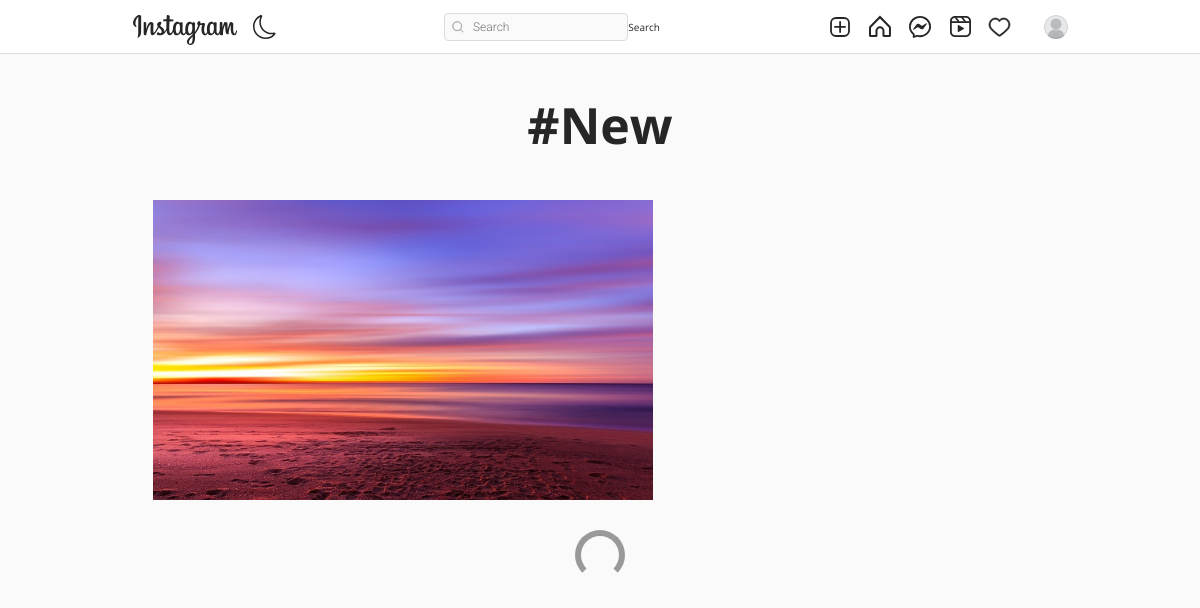
The page /tag/9b42cba7-a5a1-11ee-8eae-b88198bd462d (signed in) on the database its author committed.
### authy/models.py (models this page shows, shortened)
class Profile(models.Model):
    user = models.OneToOneField(User, related_name='profile', on_delete=models.CASCADE)
    image = models.ImageField(upload_to="profile_pciture", null=True, default="default.jpg")
    first_name = models.CharField(max_length=200, null=True, blank=True)
    last_name = models.CharField(max_length=200, null=True, blank=True)
    bio = models.CharField(max_length=200, null=True, blank=True)
    location = models.CharField(max_length=200, null=True, blank=True)
    url = models.URLField(max_length=200, null=True, blank=True)
    favourite = models.ManyToManyField(Post, blank=True)

### post/models.py (models this page shows, shortened)
class Tag(models.Model):
    title = models.CharField(max_length=75, verbose_name='Tag')
    slug = models.SlugField(null=False, unique=True, default=uuid.uuid1)
    class Meta:
        verbose_name = 'Tag'
        verbose_name_plural = 'Tags'

class Post(models.Model):
    id = models.UUIDField(primary_key=True, default=uuid.uuid4, editable=False)
    picture = models.ImageField(upload_to=user_directory_path, verbose_name="Picture")
    caption = models.CharField(max_length=10000, verbose_name="Caption")
    posted = models.DateField(auto_now_add=True)
    tags = models.ManyToManyField(Tag, related_name="tags")
    user = models.ForeignKey(User, on_delete=models.CASCADE)
    likes = models.IntegerField(default=0)
    def get_absolute_url(self):
        return reverse("post-details", args=[str(self.id)])

### post/views.py (the view)
# urls.py: path('tag/<slug:tag_slug>', Tags, name='tags'),
@login_required
def Tags(request, tag_slug):
    tag = get_object_or_404(Tag, slug=tag_slug)
    posts = Post.objects.filter(tags=tag).order_by('-posted')
    context = {
        'posts': posts,
        'tag': tag
    }
    return render(request, 'tag.html', context)

### templates/tag.html (shortened to what this page needs)
{% extends 'base.html' %}
{% load static %}
{% load crispy_forms_tags %}
{% block content %}
<!DOCTYPE html>
<html lang="en">
<head>
    <link rel="stylesheet" href="{% static 'assets3/css/reset.css' %}">
    <link rel="stylesheet" href="{% static 'assets3/css/styles.css' %}">
    <link rel="stylesheet" href="https://use.fontawesome.com/releases/v5.2.0/css/all.css">
</head>
<body>
    <header>
        <div>
         <h1 style="font-size: 50px; margin-top: 100px; text-align:center; font-weight: bold; margin-bottom: 50px;">#{{tag.title|title}}</h1>
        </div>
    </header>
    <main>
        <div class="container">
            <div class="gallery">
                {% for post in posts %}
                <a href="{{post.get_absolute_url}}"><div class="gallery-item" tabindex="0">
                    <img src="{{ post.picture.url }}" class="gallery-image" alt="" style="width: 500px; height: 300px; object-fit: cover;">
                </div></a>
                {% endfor %}
            </div>
            <div class="loader"></div>
        </div>
    </main>
{% endblock content %}

### templates/base.html (shortened to what this page needs)
{% load static %}
<!DOCTYPE html>
<html lang="en">
<head>
    <link rel="stylesheet" href="https://cdn.jsdelivr.net/npm/bootstrap-icons@1.8.1/font/bootstrap-icons.css">
    <link href="https://cdn.jsdelivr.net/npm/bootstrap@5.1.3/dist/css/bootstrap.min.css" rel="stylesheet">
    <link rel="stylesheet" type="text/css" href="{% static 'assets1/style.css' %}">
</head>
<body>
    <header class="header">
        <nav class="header__content">
            <div class="header__buttons">
                <a href="{% url 'index' %}" class="header__home">
                </a>
                <button class="header__theme-button" title="Toggle Theme">
                </button>
            </div>
            <form action="{% url 'search-users' %}" method="GET">
                <div class="header__search">
                    <input type="text" placeholder="Search" name="q" value="{{ request.GET.q }}">
                    <button class="btn btn-primary" type="submit">Search</button>
                </div>
            </form>
            <div class="header__buttons header__buttons--desktop">
                <a href="{% url 'newpost' %}">
                </a>
                <a href="{% url 'index' %}">
                </a>
                <a href="{% url 'message' %}">
                </a>
                <a href="#">
                </a>
                <span>
                    <a href="{% url 'show-notification' %}">
                    </a>
                </span>
                <a href="">
                    <button class="profile-button">
                        <a href="{% url 'profile' request.user %}">
                            <div class="profile-button__picture">
                                <img src="{{request.user.profile.image.url}}" alt="User Picture">
                            </div>
                        </a>
                    </button>
                </a>
            </div>
        </nav>
    </header>
    {% block content %}
    {% endblock content %}
</body>
</html>

### static/assets1/style.css (style rules this page uses)
*, *::after, *::before { box-sizing: border-box; margin: 0; padding: 0; }
*, button, input, select, textarea { font-family: 'Roboto', sans-serif; }
:root { --primary: hsl(0, 0%, 100%); --secondary: hsl(0, 0%, 98%); --border: hsl(0, 0%, 86%); --story-border: hsl(0, 0%, 78%); --img-border: hsla(0, 0%, 0%, 0.1); --text-dark: hsl(0, 0%, 15%); --text-light: hsl(0, 0%, 60%); --like: hsl(355, 82%, 61%); --link: hsl(204, 100%, 48%); --header-height: 44px; --nav-height: 44px; }
body { min-height: 100vh; display: flex; flex-direction: column; overflow-y: auto; }
svg { display: block; }
img { max-width: 100%; }
.header { width: 100%; height: var(--header-height); background-color: var(--primary); display: flex; justify-content: center; position: fixed; top: 0; left: 0; z-index: 2; }
.header::after { content: ''; position: absolute; bottom: 0; width: 100%; height: 1px; background-color: var(--border); }
.header__content { width: 100%; max-width: 975px; padding: 0 14px; display: flex; justify-content: space-between; align-items: center; }
.header__home { margin-top: 5px; }
.header__theme-button { background-color: transparent; border: none; cursor: pointer; }
.header__theme-button-moon { display: unset; }
.header__search { width: 216px; height: 28px; display: none; align-items: center; position: relative; }
.header__search svg { width: 12px; height: 12px; position: absolute; left: 8px; }
.header__search input { width: 100%; height: 100%; background-color: var(--secondary); padding: 4px 10px 4px 28px; border: 1px solid var(--border); border-radius: 4px; outline: none; font-size: 12px; font-weight: 300; text-decoration: none; color: var(--text-light); text-overflow: ellipsis; overflow: hidden; white-space: nowrap; }
.header__buttons { display: flex; align-items: center; gap: 16px; }
.profile-button { background-color: transparent; border: none; outline: none; cursor: pointer; position: relative; }
.profile-button__picture { width: 24px; height: 24px; border-radius: 50%; overflow: hidden; position: relative; }
.profile-button__picture::after { content: ''; position: absolute; top: 0; bottom: 0; left: 0; right: 0; border: 1px solid var(--img-border); border-radius: 50%; }
@media (min-width: 768px) { :root { --header-height: 54px; --nav-height: 0px; } }
@media (min-width: 768px) { .header__content { padding: 0 20px; } }
@media (min-width: 768px) { .header__search { display: flex; } }

### static/assets3/css/styles.css (style rules this page uses)
:root { font-size: 10px; }
*, *::before, *::after { box-sizing: border-box; }
body { font-family: "Open Sans", Arial, sans-serif; min-height: 100vh; background-color: #fafafa; color: #262626; padding-bottom: 3rem; }
img { display: block; }
.container { max-width: 93.5rem; margin: 0 auto; padding: 0 2rem; }
.btn { display: inline-block; font: inherit; background: none; border: none; color: inherit; padding: 0; cursor: pointer; }
.gallery { display: flex; flex-wrap: wrap; margin: -1rem -1rem; padding-bottom: 3rem; }
.gallery-item { position: relative; flex: 1 0 22rem; margin: 1rem; color: #fff; cursor: pointer; }
.gallery-image { width: 100%; height: 100%; object-fit: cover; }
.loader { width: 5rem; height: 5rem; border: 0.6rem solid #999; border-bottom-color: transparent; border-radius: 50%; margin: 0 auto; animation: loader 500ms linear infinite; }

### rows shown on the page
Tag: title "New"
Post: picture (picture)
